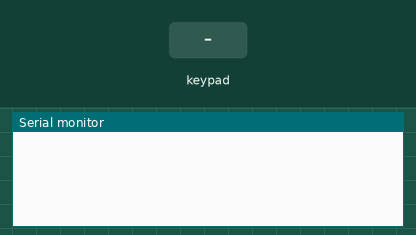
This sketch was run on a simulated Arduino Uno, built with avr-gcc and run on an emulated ATmega328P. Shown: the last lines printed to the serial monitor. The inputs (shaded band) are chosen by the test bench.

Above: at 2.8 s.
2.9 s: key '1' pressed
At 4.1 s:
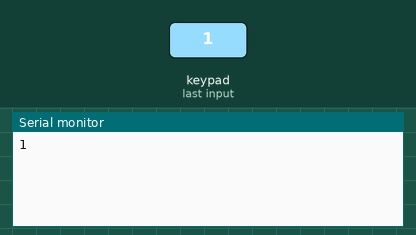
4.5 s: keypad keys 8 7 6 # pressed 1.432 s apart
At 6.5 s:
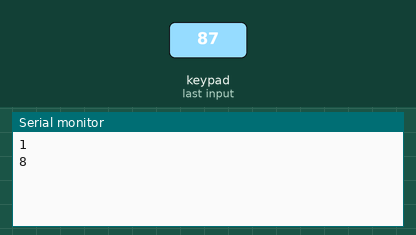
14.3 s: key '*' pressed
At 18.3 s:
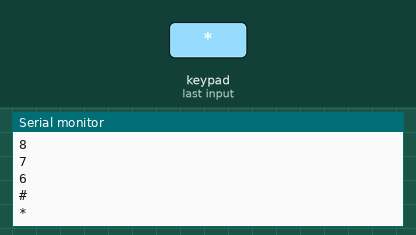
18.4 s: keypad keys 5 4 3 2 pressed 1.432 s apart
At 21.7 s:
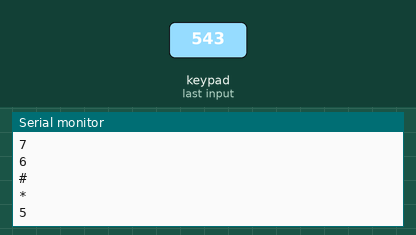
Timing chart, 0 to 23.2 s (numbered marks = the images above; inputs shaded):
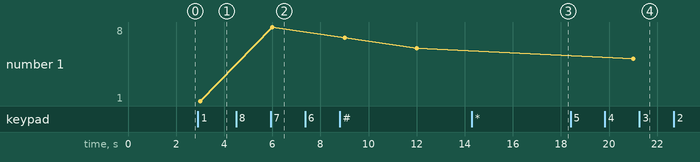

The sketch:

poetry_payphone.ino
```cpp
#include <SD.h>  // need to include the SD library
#include <Keypad.h>
//#define SD_ChipSelectPin 53  //example uses hardware SS pin 53 on Mega2560
#define SD_ChipSelectPin 10  //using digital pin 4 on arduino nano 328
//#include <TMRpcm.h>           //  also need to include this library...

//TMRpcm tmrpcm;   // create an object for use in this sketch
char mychar;

// Keypad Setup
const byte rows = 4; //four rows
const byte cols = 3; //three columns
char keys[rows][cols] = {
  {'1','2','3'},
  {'4','5','6'},
  {'7','8','9'},
  {'#','0','*'}
};
byte rowPins[rows] = {5, 4, 3, 2}; //connect to the row pinouts of the keypad
byte colPins[cols] = {8, 7, 6}; //connect to the column pinouts of the keypad
Keypad keypad = Keypad( makeKeymap(keys), rowPins, colPins, rows, cols );

void setup(){


  // Speaker Setup
  //tmrpcm.speakerPin = 9; //11 on Mega, 9 on Uno, Nano, etc

  Serial.begin(9600);
//  if (!SD.begin(SD_ChipSelectPin)) {  // see if the card is present and can be initialized:
//    Serial.println("SD fail");
//    return;   // don't do anything more if not
//  }
//  tmrpcm.play("intro.wav"); //the sound file "music" will play each time the arduino powers up, or is reset

}

void loop(){
    char key = keypad.getKey();

    if (key != NO_KEY){
      Serial.println(key);
    }
    delay(1000);


//  if(Serial.available()){
//    mychar = Serial.read();
//     tmrpcm.play("poem" + input + ".wav");
//  }

}
```

Measured:
- after the input at 2.9 s, the serial monitor: prints a new line after 0.10 s (image 1)
- after the input at 4.5 s, the serial monitor: prints a new line after 1.5 s (image 2)
- after the input at 14.3 s, the serial monitor: prints a new line after 3.7 s (image 3)
- after the input at 18.4 s, the serial monitor: prints a new line after 2.6 s (image 4)
- plotted number 1: 1 → 6 after the input at 4.5 s, 6 → 4 after the input at 18.4 s
